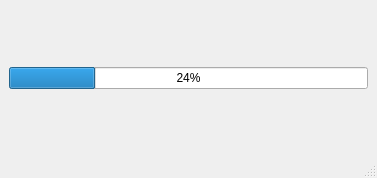
<?xml version="1.0" encoding="UTF-8"?>
<ui version="4.0">
 <class>MainWindow</class>
 <widget class="QMainWindow" name="MainWindow">
  <property name="geometry">
   <rect>
    <x>0</x>
    <y>0</y>
    <width>377</width>
    <height>178</height>
   </rect>
  </property>
  <property name="windowTitle">
   <string>MainWindow</string>
  </property>
  <widget class="QWidget" name="centralwidget">
   <layout class="QVBoxLayout" name="verticalLayout">
    <item>
     <widget class="QProgressBar" name="progressBar">
      <property name="value">
       <number>24</number>
      </property>
     </widget>
    </item>
   </layout>
  </widget>
  <widget class="QMenuBar" name="menubar">
   <property name="geometry">
    <rect>
     <x>0</x>
     <y>0</y>
     <width>377</width>
     <height>21</height>
    </rect>
   </property>
  </widget>
  <widget class="QStatusBar" name="statusbar"/>
 </widget>
 <resources/>
 <connections/>
</ui>
